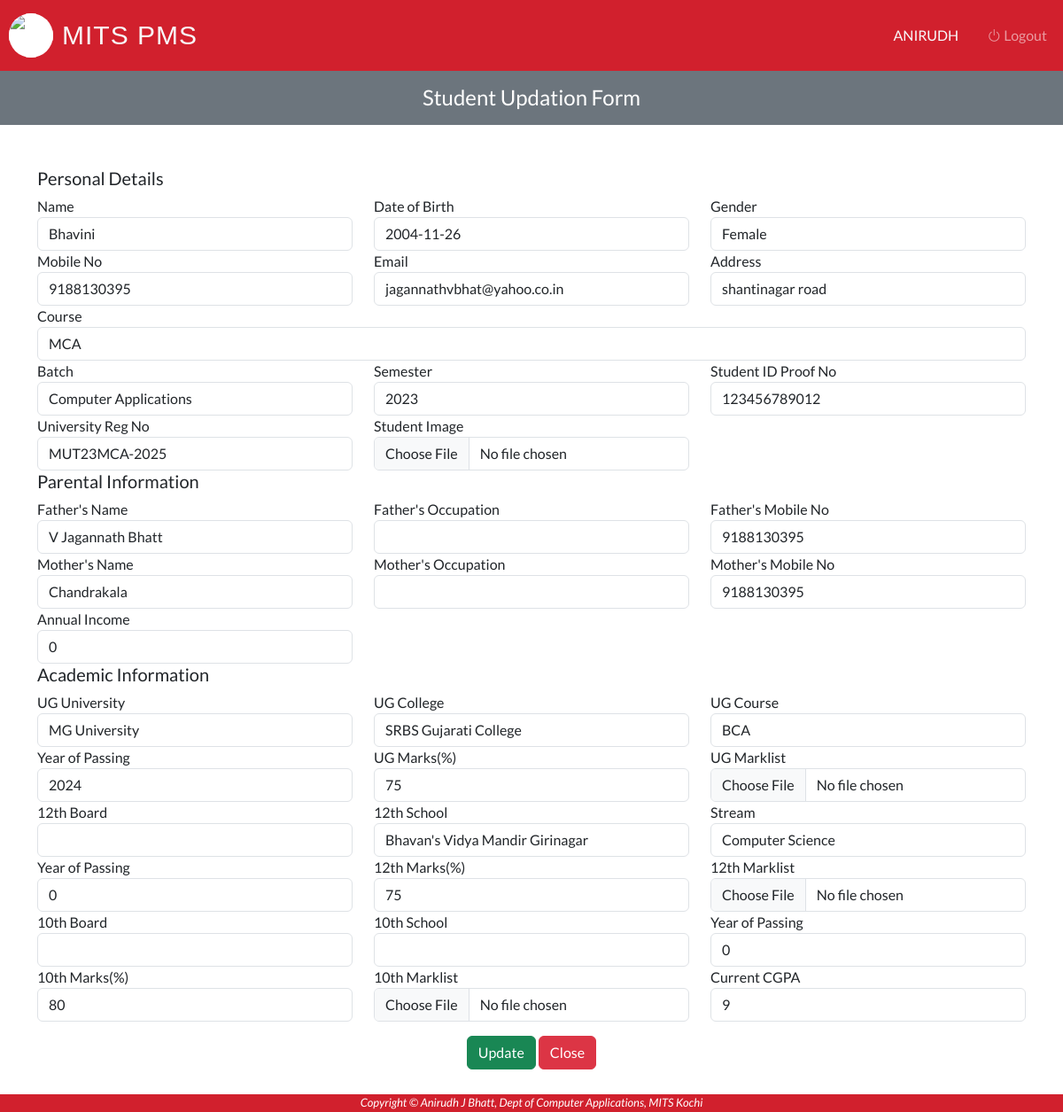
/Faculty/update-student.php?Stud_ID=23MCA11 (signed in), run on an earlier commit of the app's database.
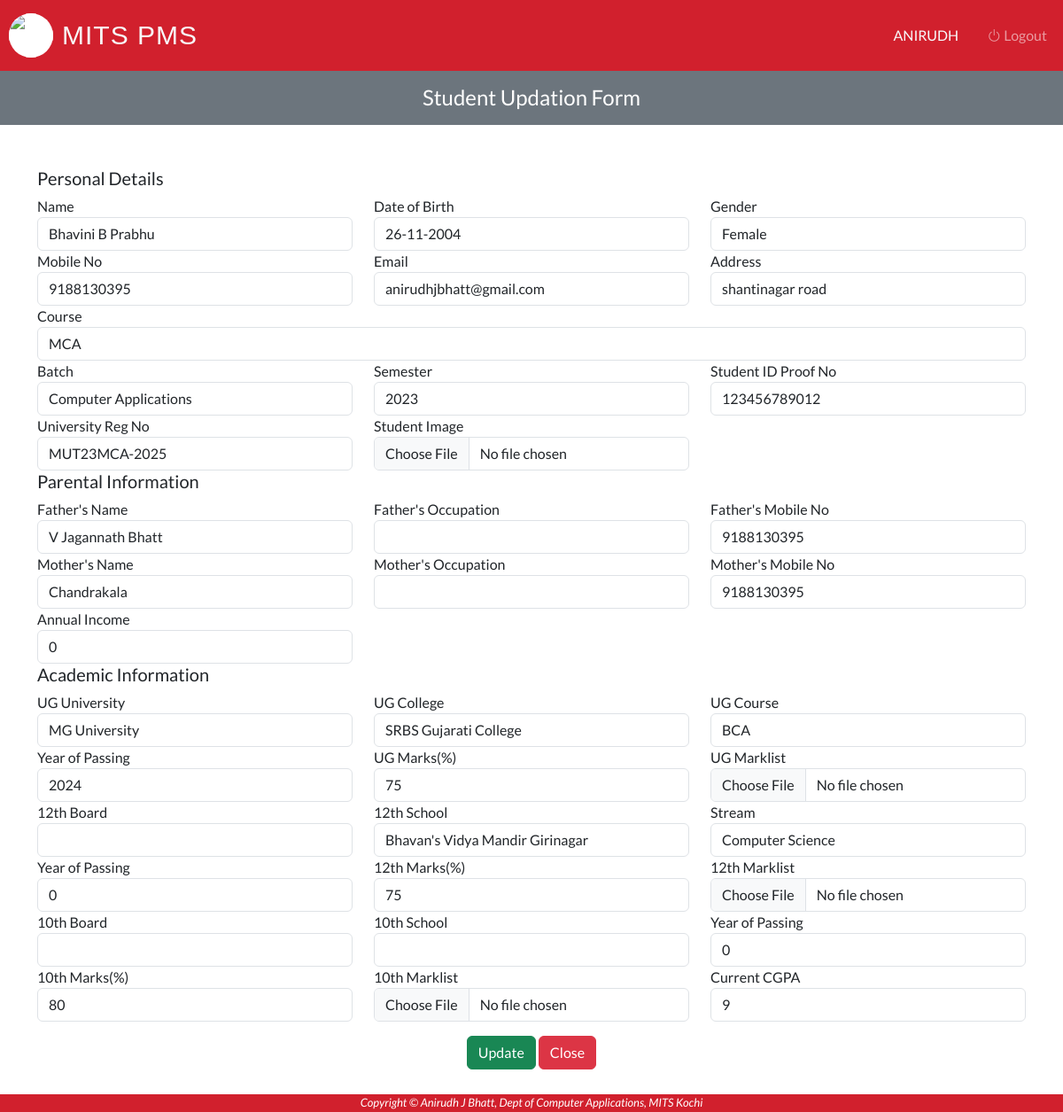
And on a later commit of the database.
### tables this page shows
CREATE TABLE `student` (
  `Stud_ID` varchar(50) NOT NULL,
  `Stud_Name` varchar(50) NOT NULL,
  `Stud_DOB` varchar(20) NOT NULL,
  `Stud_Gender` varchar(10) NOT NULL,
  `Stud_Mob` varchar(15) NOT NULL,
  `Stud_Email` varchar(50) NOT NULL,
  `Stud_Address` varchar(250) NOT NULL,
  `Stud_Course` varchar(50) NOT NULL,
  `Stud_Batch` varchar(25) NOT NULL,
  `Stud_ID_No` varchar(15) NOT NULL,
  `Stud_Reg_No` varchar(50) NOT NULL,
  `Stud_Father_Name` varchar(50) NOT NULL,
  `Stud_Father_Occ` varchar(50) NOT NULL,
  `Stud_Father_No` varchar(11) NOT NULL,
  `Stud_Mother_Name` varchar(50) NOT NULL,
  `Stud_Mother_Occ` varchar(50) NOT NULL,
  `Stud_Mother_No` varchar(11) NOT NULL,
  `Annual_Income` int(11) NOT NULL,
  `UG_Univ` varchar(50) NOT NULL,
  `UG_College` varchar(50) NOT NULL,
  `UG_Course` varchar(50) NOT NULL,
  `YOP_UG` int(5) NOT NULL,
  `Marks_UG` double DEFAULT NULL,
  `Board_12th` varchar(25) NOT NULL,
  `School_12th` varchar(50) NOT NULL,
  `Stream_12th` varchar(50) NOT NULL,
  `YOP_12th` int(5) NOT NULL,
  `Marks_12th` double DEFAULT NULL,
  `Board_10th` varchar(25) NOT NULL,
  `School_10th` varchar(50) NOT NULL,
  `YOP_10th` int(5) NOT NULL,
  `Marks_10th` double DEFAULT NULL,
  `CGPA` double DEFAULT NULL,
  `Stud_Backlogs` int(50) NOT NULL,
  `Stud_Image` longblob NOT NULL,
  `Mark_List_10th` longblob NOT NULL,
  `Mark_List_12th` longblob NOT NULL,
  `Mark_List_UG` longblob NOT NULL,
  `Stud_Year` varchar(10) NOT NULL,
  `Stud_Placement` int(5) NOT NULL,
  `Stud_Package` int(10) NOT NULL
);

### Faculty/update-student.php (the view, shortened to what the changed rows need)
<?php
    require_once "../connection/connection.php";
    $Stud_ID = $_REQUEST['Stud_ID'];
    $query = "SELECT * FROM `student` WHERE `Stud_ID` = '$Stud_ID' ";
    $run = mysqli_query($con, $query);
    $row = mysqli_fetch_array($run);
?>
<!DOCTYPE html>
<html lang="en">
<head>
</head>
<body>
    <?php include('../Common/header.php') ?>
    <div class="container mt-5 mb-5">
        <form id="studregform" method="POST" enctype="multipart/form-data" onsubmit="return validateForm()">
            <div class="row">
                <div class="col">
                    <label>Name</label>
                    <input type="text" class="form-control" value= "<?php echo $row['Stud_Name']; ?>" name="Stud_Name">
                </div>
                <div class="col">
                    <label>Date of Birth</label>
                    <input type="text" class="form-control" value = "<?php echo $row['Stud_DOB'] ?>" name="Stud_DOB">
                </div>
                <div class="col">
                    <label>Gender</label>
                    <input type="text" class="form-control" value = "<?php echo $row['Stud_Gender'] ?>" name="Stud_Gender">
                </div>
            </div>
            <div class="row">
                <div class="col">
                    <label>Mobile No</label>
                    <input type="text" class="form-control" value= "<?php echo $row['Stud_Mob']; ?>" name="Stud_Mob">
                </div>
                <div class="col">
                    <label>Email</label>
                    <input type="email" class="form-control" value= "<?php echo $row['Stud_Email']; ?>" name="Stud_Email">
                </div>
                <div class="col">
                    <label>Address</label>
                    <input type="text" class="form-control" value= "<?php echo $row['Stud_Address']; ?>" name="Stud_Address">
                </div>
            </div>
            <div class="row">
                <div class="col">
                    <label>Course</label>
                    <input type="text" class="form-control" value= "<?php echo $row['Stud_Course']; ?>" name="Stud_Course">
                </div>
            </div>
            <div class="row">
                <div class="col">
                    <label>Batch</label>
                    <input type="text" class="form-control" value= "<?php echo $row['Stud_Batch']; ?>" name="Stud_Batch">
                </div>
                <div class="col">
                    <label>Semester</label>
                    <input type="text" class="form-control" value= "<?php echo $row['Stud_Year']; ?>" name="Stud_Year">
                </div>
                <div class="col">
                    <label>Student ID Proof No</label>
                    <input type="text" class="form-control" value= "<?php echo $row['Stud_ID_No']; ?>" name="Stud_ID_No">
                </div>
            </div>
            <div class="row">
                <div class="col-sm-4">
                    <label>University Reg No</label>
                    <input type="text" class="form-control" value= "<?php echo $row['Stud_Reg_No']; ?>" name="Stud_Reg_No">
                </div>
            </div>
            <div class="row">
                <div class="col">
                    <label>Father's Name</label>
                    <input type="text" class="form-control" value= "<?php echo $row['Stud_Father_Name']; ?>" name="Stud_Father_Name">
                </div>
                <div class="col">
                    <label>Father's Mobile No</label>
                    <input type="text" class="form-control" value= "<?php echo $row['Stud_Father_No']; ?>" name="Stud_Father_No">
                </div>
            </div>
            <div class="row">
                <div class="col">
                    <label>Mother's Name</label>
                    <input type="text" class="form-control" value= "<?php echo $row['Stud_Mother_Name']; ?>" name="Stud_Mother_Name">
                </div>
                <div class="col">
                    <label>Mother's Mobile No</label>
                    <input type="text" class="form-control" value= "<?php echo $row['Stud_Mother_No']; ?>" name="Stud_Mother_No">
                </div>
            </div>
            <div class="row">
                <div class="col-sm-4">
                    <label>Annual Income</label>
                    <input type="text" class="form-control" value= "<?php echo $row['Annual_Income']; ?>" name="Annual_Income">
                </div>
            </div>
            <div id="UG">
                <div class="row">
                    <div class="col">
                        <label>UG University</label>
                        <input type="text" class="form-control" value= "<?php echo $row['UG_Univ']; ?>" name="UG_Univ">
                    </div>
                    <div class="col">
                        <label>UG College</label>
                        <input type="text" class="form-control" value= "<?php echo $row['UG_College']; ?>" name="UG_College">
                    </div>
                    <div class="col">
                        <label>UG Course</label>
                        <input type="text" class="form-control" value= "<?php echo $row['UG_Course']; ?>" name="UG_Course">
                    </div>
                </div>
                <div class="row">
                    <div class="col">
                        <label>Year of Passing</label>
                        <input type="text" class="form-control" value= "<?php echo $row['YOP_UG']; ?>" name="YOP_UG">
                    </div>
                    <div class="col">
                        <label>UG Marks(%)</label>
                        <input type="text" class="form-control" value= "<?php echo $row['Marks_UG']; ?>" name="Marks_UG">
                    </div>
                </div>
            </div>
            <div class="row">
                <div class="col">
                    <label>12th School</label>
                    <input type="text" class="form-control" value= "<?php echo $row['School_12th']; ?>" name="School_12th">
                </div>
                <div class="col">
                    <label>Stream</label>
                    <input type="text" class="form-control" value= "<?php echo $row['Stream_12th']; ?>" name="Stream_12th">
                </div>
            </div>
            <div class="row">
                <div class="col">
                    <label>Year of Passing</label>
                    <input type="text" class="form-control" value= "<?php echo $row['YOP_12th']; ?>" name="YOP_12th">
                </div>
                <div class="col">
                    <label>12th Marks(%)</label>
                    <input type="text" class="form-control" value= "<?php echo $row['Marks_12th']; ?>" name="Marks_12th">
                </div>
            </div>
            <div class="row">
                <div class="col">
                    <label>Year of Passing</label>
                    <input type="text" class="form-control" value= "<?php echo $row['YOP_10th']; ?>" name="YOP_10th">
                </div>
            </div>
            <div class="row">
                <div class="col">
                    <label>10th Marks(%)</label>
                    <input type="text" class="form-control" value= "<?php echo $row['Marks_10th']; ?>" name="Marks_10th">
                </div>
                <div class="col">
                    <label>Current CGPA</label>
                    <input type="text" class="form-control" value= "<?php echo $row['CGPA']; ?>" name="CGPA">
                </div>
            </div>
        </form>
    </div>
</body>
</html>

What changed in the data, as far as the page shows it:
changed student "Female": Stud_Name "Bhavini" → "Bhavini B Prabhu"; Stud_DOB "2004-11-26" → "26-11-2004"; Stud_Email "jagannathvbhat@yahoo.co.in" → "anirudhjbhatt@gmail.com"
